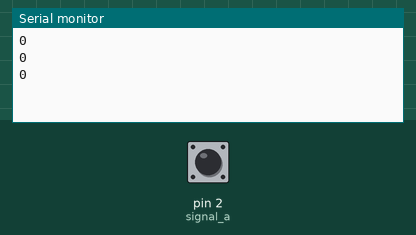
Bench run of a sketch on a simulated Arduino Uno, built with avr-gcc and run on an emulated ATmega328P. On the bench: the last lines printed to the serial monitor. Inputs (shaded band) come from the test bench; at power-on: pin 2 (signal_a) HIGH.

Above: at 1.2 s.
1.3 s: pin 2 (signal_a) pulled LOW for 0.15 s
At 1.9 s:
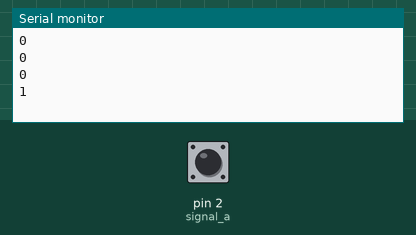
2.9 s: pin 2 (signal_a) pulled LOW for 1 s
At 4.4 s:
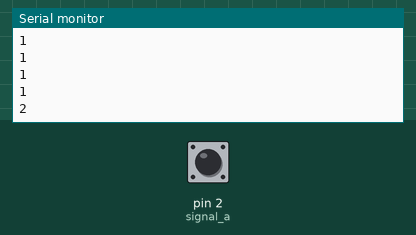
5.4 s: pin 2 (signal_a) pulled LOW for 0.15 s
At 6.4 s:
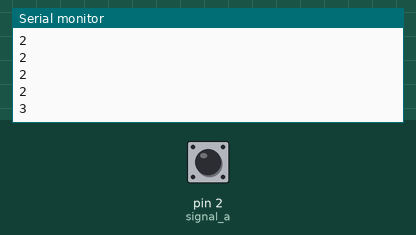
Timing chart, 0 to 8.4 s (numbered marks = the images above; inputs shaded):
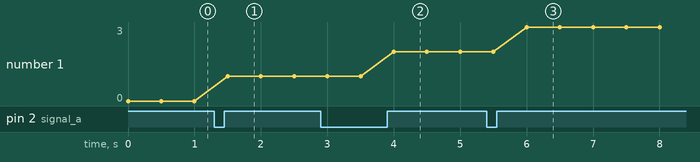

The sketch:

encodeur_unisens.ino
```cpp
const int signal_a = 2;
const int signal_b = 3;
volatile unsigned long impulse = 0;
void setup() {
  // put your setup code here, to run once:
  Serial.begin(9600);
  pinMode(signal_a, INPUT_PULLUP);

  attachInterrupt(
    digitalPinToInterrupt(signal_a),
    impulsion,
    RISING);


}

void loop() {
  // put your main code here, to run repeatedly:

  unsigned long compteur;
  noInterrupts();
  compteur = impulse;
  interrupts();
  Serial.println(compteur);
  delay(500);

}

void impulsion(){
  impulse ++;
}
```

Measured:
- after the input at 1.3 s, the serial monitor: prints a new line after 0.20 s (image 1)
- after the input at 2.9 s, the serial monitor: prints a new line after 1.1 s (image 2)
- after the input at 5.4 s, the serial monitor: prints a new line after 0.60 s (image 3)
- plotted number 1: 0 → 1 after the input at 1.3 s, 1 → 2 after the input at 2.9 s, 2 → 3 after the input at 5.4 s
